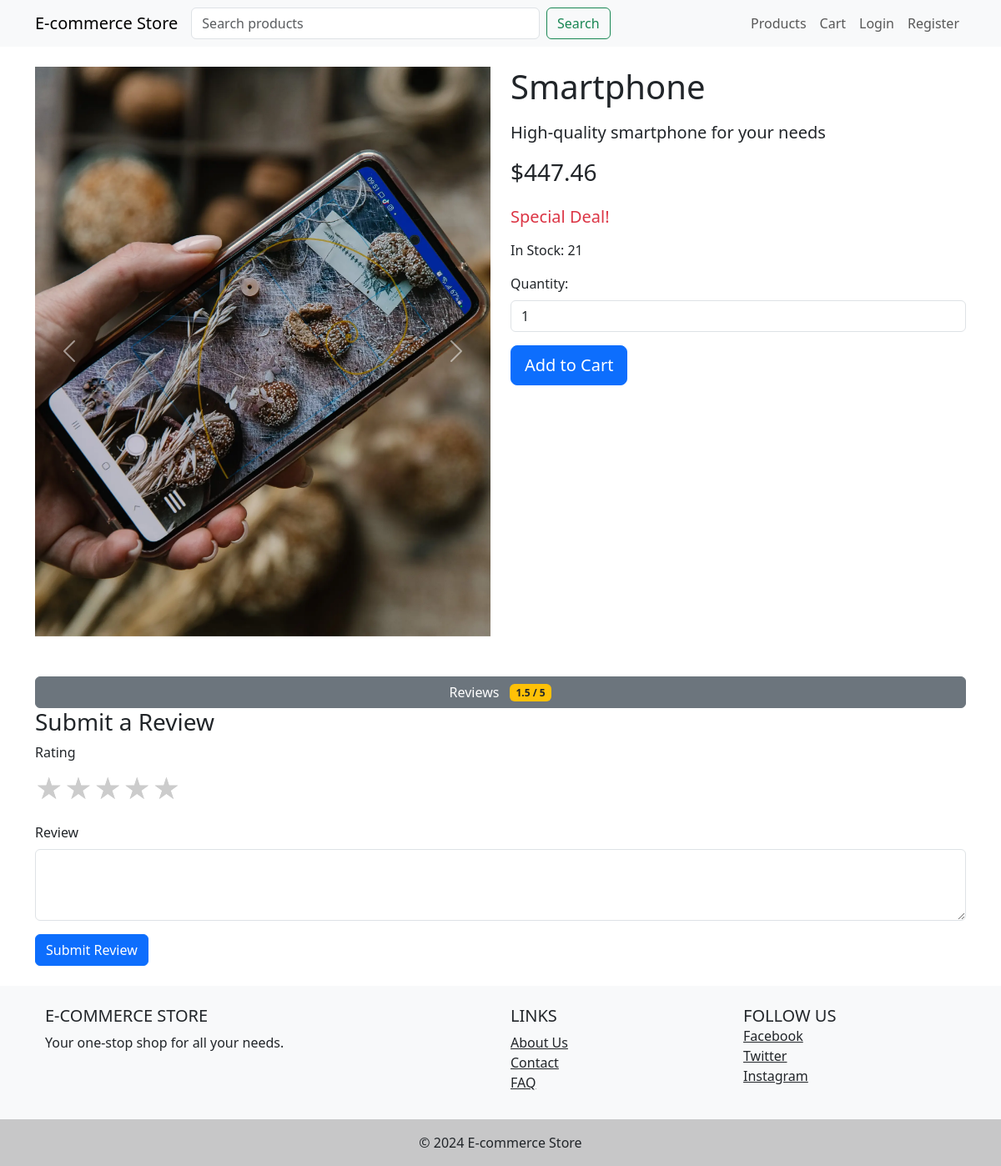
Before: /product/1 with the older database file.
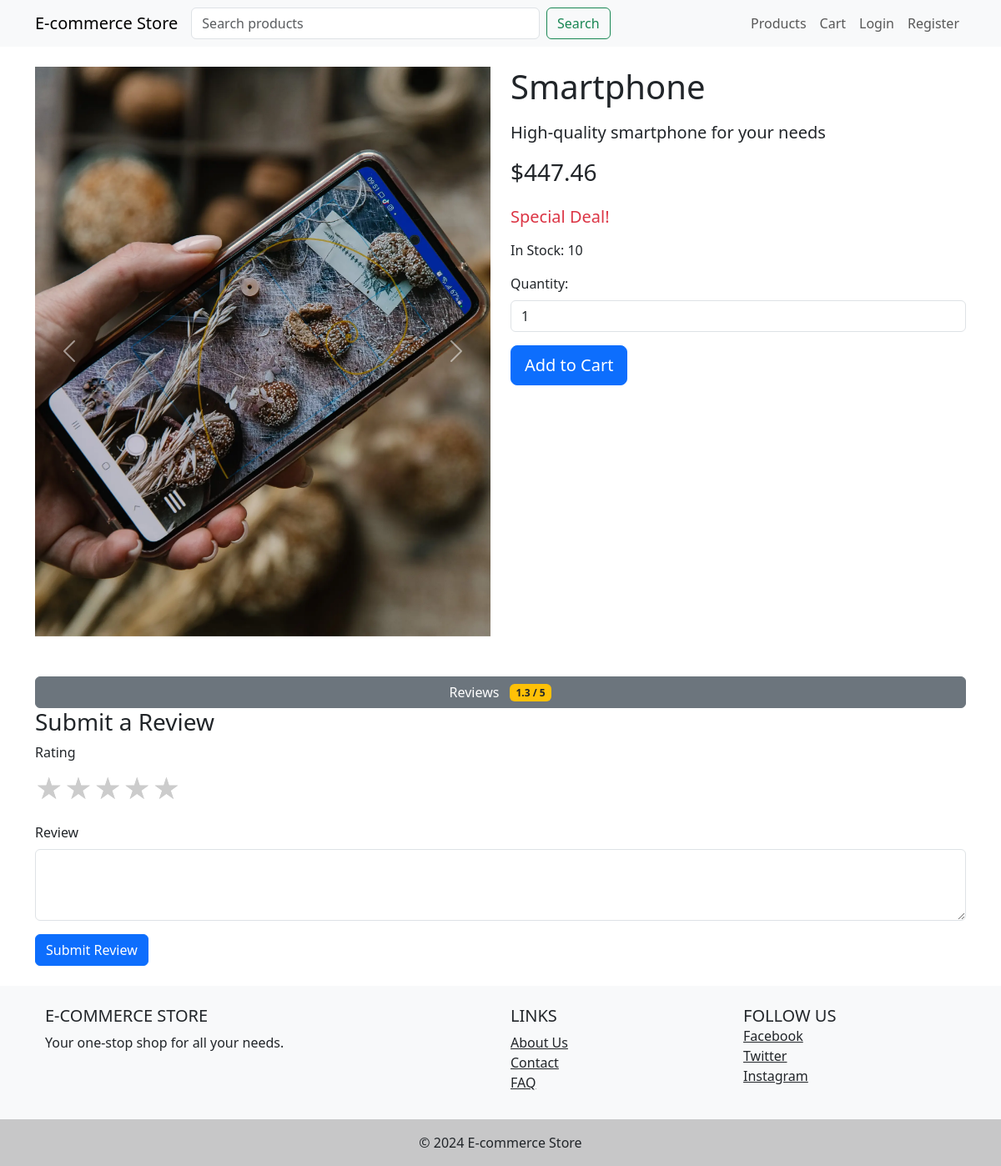
After: the same page with the newer database file.
### tables this page shows
CREATE TABLE products
(
    id INTEGER PRIMARY KEY AUTOINCREMENT,
    name TEXT NOT NULL,
    description TEXT,
    price DECIMAL
(10, 2) NOT NULL,
    category_id INTEGER,
    stock_quantity INTEGER DEFAULT 0,
    is_deal BOOLEAN DEFAULT 0,
    created_at DATETIME DEFAULT CURRENT_TIMESTAMP,
    FOREIGN KEY
(category_id) REFERENCES categories
(id)
);

### app/product_routes.py (the view)
def get_product(product_id, error=None):
    try:
        product = db.execute("SELECT * FROM products WHERE id = ?", product_id)[0]
        product_images = db.execute("SELECT image_url FROM product_images WHERE product_id = ?", product_id)
        if not product:
            if request.accept_mimetypes.accept_json and not request.accept_mimetypes.accept_html:
                return jsonify({"error": "Product not found"}), 404
            else:
                return render_template('error.html', error="Product not found"), 404
        if product_images:
            product['images'] = [url_for('static', filename=img['image_url']) for img in product_images]
        else:
            product['images'] = [url_for('static', filename='placeholder_img1.webp')]
        reviews = get_reviews(product_id)
        average_rating = get_average_rating(product_id)
        if request.accept_mimetypes.accept_json and not request.accept_mimetypes.accept_html:
            return jsonify({'product': product, 'reviews': reviews, 'average_rating': average_rating}), 200
        else:
            return render_template('product.html', product=product, reviews=reviews, average_rating=average_rating, error=error)
    except Exception as e:
        error_message = str(e)
        if request.accept_mimetypes.accept_json and not request.accept_mimetypes.accept_html:
            return jsonify({"error": error_message}), 500
        else:
            return render_template('error.html', error=error_message), 500

### app/app.py (called while the page is built)
@app.after_request
def after_request(response):
    response.headers["Cache-Control"] = "no-cache, no-store, must-revalidate"
    response.headers["Expires"] = 0
    response.headers["Pragma"] = "no-cache"
    return response

### app/helpers.py (called while the page is built)
def format_currency(value):
    return f"${value:,.2f}"

### app/review_routes.py (called while the page is built)
def get_reviews(product_id):
    try:
        reviews = db.execute("SELECT * FROM reviews WHERE product_id = ?", product_id)
        for review in reviews:
            if isinstance(review['created_at'], str):
                review['created_at'] = datetime.strptime(review['created_at'], "%Y-%m-%d %H:%M:%S") # review this. Does it make sense?
        return reviews
        return reviews
    except Exception as e:
        raise Exception(f"Error fetching reviews: {str(e)}")

def get_average_rating(product_id):
    result = db.execute("SELECT AVG(rating) as avg_rating FROM reviews WHERE product_id = ?", product_id)
    return result[0]['avg_rating'] if result[0]['avg_rating'] else None

### app/templates/product.html (shortened to what this page needs)
{% extends "layout.html" %}
{% block content %}
<div class="container mt-4">
    <div class="row">
        <div class="col-md-6">
            <div id="productCarousel" class="carousel slide">
                <div class="carousel-inner">
                    {% for image_url in product.images %}
                    <div class="carousel-item {% if loop.first %}active{% endif %}">
                        <img src="{{ image_url }}" class="d-block w-100" alt="{{ product.name }}"
                            onerror="this.onerror=null; this.src='{{ url_for('static', filename='placeholder_img1.webp') }}';">
                    </div>
                    {% endfor %}
                </div>
                {% if product.images|length > 1 %}
                <button class="carousel-control-prev" type="button" data-bs-target="#productCarousel"
                    data-bs-slide="prev">
                    <span class="carousel-control-prev-icon" aria-hidden="true"></span>
                </button>
                <button class="carousel-control-next" type="button" data-bs-target="#productCarousel"
                    data-bs-slide="next">
                    <span class="carousel-control-next-icon" aria-hidden="true"></span>
                </button>
                {% endif %}
            </div>
        </div>
        <div class="col-md-6">
            <h1 class="mb-3">{{ product.name }}</h1>
            <p class="lead">{{ product.description }}</p>
            <p class="h3 mb-4">{{ product.price | format_currency }}</p>
            {% if product.is_deal %}
            <p class="text-danger h5 mb-3">Special Deal!</p>
            {% endif %}
            <p>In Stock: {{ product.stock_quantity }}</p>
            <form action="{{ url_for('add_to_cart') }}" method="post" class="mb-4">
                <div class="form-group mb-3">
                    <label for="quantity" class="form-label">Quantity:</label>
                    <input type="number" class="form-control" id="quantity" name="quantity" value="1" min="1"
                        max="{{ product.stock_quantity }}">
                </div>
                <button type="submit" class="btn btn-primary btn-lg">Add to Cart</button>
            </form>
        </div>
    </div>
    <button class="btn btn-secondary w-100" type="button" data-bs-toggle="collapse" data-bs-target="#reviewsSection"
        aria-expanded="false" aria-controls="reviewsSection">
        Reviews {% if average_rating %}<span class="badge bg-warning text-dark ms-2">{{ average_rating|round(1) }} /
            5</span>{% endif %}
    </button>
    <h3>Submit a Review</h3>
    <form action="{{ url_for('add_review', product_id=product.id) }}" method="POST" id="reviewForm">
        <div class="mb-3">
            <label for="rating" class="form-label">Rating</label>
            <div class="rating">
                {% for i in range(1, 6) %}
                <label for="star{{ i }}" title="{{ i }} stars">&#9733;</label>
                {% endfor %}
            </div>
        </div>
        <div class="mb-3">
            <label for="review_text" class="form-label">Review</label>
            <textarea class="form-control" id="review_text" name="review_text" rows="3" required></textarea>
        </div>
        <button type="submit" class="btn btn-primary">Submit Review</button>
    </form>
</div>
{% endblock %}

### app/templates/layout.html (shortened to what this page needs)
<!DOCTYPE html>
<html lang="en">
<head>
    <link href="https://cdn.jsdelivr.net/npm/bootstrap@5.3.0-alpha1/dist/css/bootstrap.min.css" rel="stylesheet">
    <link rel="stylesheet" href="{{ url_for('static', filename='styles.css') }}">
</head>
<body>
    <header>
        <nav class="navbar navbar-expand-lg navbar-light bg-light">
            <div class="container">
                <a class="navbar-brand d-none d-lg-block" href="{{ url_for('index') }}">E-commerce Store</a>
                <form action="{{ url_for('get_products') }}" method="get" class="d-flex flex-grow-1">
                    <input class="form-control me-2" type="search" name="search" placeholder="Search products"
                        aria-label="Search">
                    <button class="btn btn-outline-success d-none d-lg-inline" type="submit">Search</button>
                </form>
                <div class="collapse navbar-collapse" id="navbarNav">
                    <ul class="navbar-nav ms-auto">
                        <li class="nav-item">
                            <a class="nav-link" href="{{ url_for('get_products') }}">Products</a>
                        </li>
                        <li class="nav-item">
                            <a class="nav-link" href="{{ url_for('manage_cart') }}">Cart</a>
                        </li>
                        {% if session.user_id %}
                        <li class="nav-item">
                            <a class="nav-link" href="{{ url_for('profile') }}">Profile</a>
                        </li>
                        <li class="nav-item">
                            <a class="nav-link" href="{{ url_for('logout') }}">Logout</a>
                        </li>
                        {% else %}
                        <li class="nav-item">
                            <a class="nav-link" href="{{ url_for('login') }}">Login</a>
                        </li>
                        <li class="nav-item">
                            <a class="nav-link" href="{{ url_for('register') }}">Register</a>
                        </li>
                        {% endif %}
                    </ul>
                </div>
            </div>
        </nav>
    </header>
    <main>
        {% block content %}{% endblock %}
    </main>
    <footer class="bg-light text-center text-lg-start mt-4">
        <div class="container p-4">
            <div class="row">
                <div class="col-lg-6 col-md-12 mb-4 mb-md-0">
                    <h5 class="text-uppercase">E-commerce Store</h5>
                    <p>
                        Your one-stop shop for all your needs.
                    </p>
                </div>
                <div class="col-lg-3 col-md-6 mb-4 mb-md-0">
                    <h5 class="text-uppercase">Links</h5>
                    <ul class="list-unstyled mb-0">
                        <li><a href="#!" class="text-dark">About Us</a></li>
                        <li><a href="#!" class="text-dark">Contact</a></li>
                        <li><a href="#!" class="text-dark">FAQ</a></li>
                    </ul>
                </div>
                <div class="col-lg-3 col-md-6 mb-4 mb-md-0">
                    <h5 class="text-uppercase mb-0">Follow Us</h5>
                    <ul class="list-unstyled">
                        <li><a href="#!" class="text-dark">Facebook</a></li>
                        <li><a href="#!" class="text-dark">Twitter</a></li>
                        <li><a href="#!" class="text-dark">Instagram</a></li>
                    </ul>
                </div>
            </div>
        </div>
        <div class="text-center p-3" style="background-color: rgba(0, 0, 0, 0.2);">
            © 2024 E-commerce Store
        </div>
    </footer>
</body>
</html>

### app/static/styles.css (style rules this page uses)
html, body { height: 100%; margin: 0; }
body { display: flex; flex-direction: column; }
main { flex: 1; }
footer { flex-shrink: 0; }
.rating { display: flex; flex-direction: row-reverse; justify-content: flex-end; }
.rating>label { position: relative; width: 1.1em; font-size: 2em; color: #ccc; cursor: pointer; transition: color 0.2s; }
.rating>label::before { content: "\2605"; position: absolute; opacity: 1; }

Changed rows visible on the page:
changed products "Smartphone": stock_quantity "21" → "10"
Other visible differences:
{{ average_rating|round(1) }}: "1.5" → "1.3"
